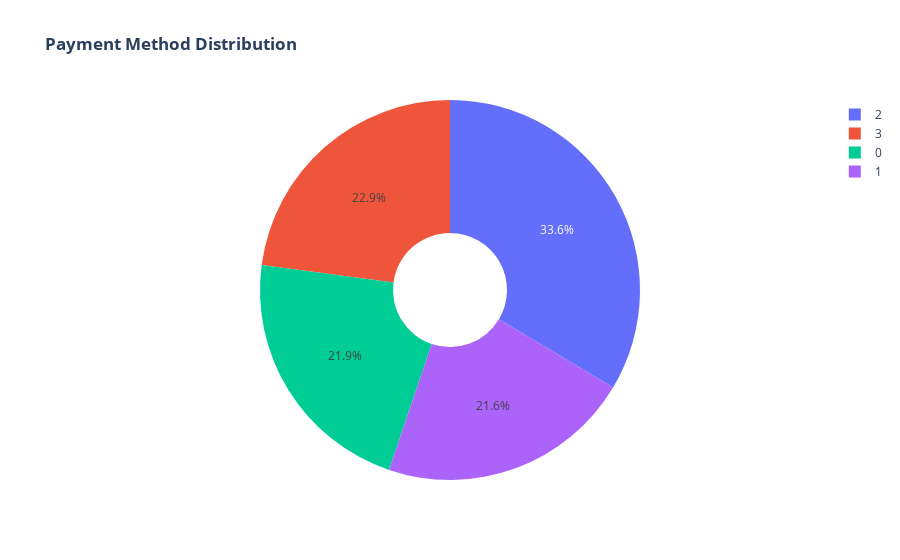

Here is the notebook cell this chart was saved with:
### Code cell
labels = df['PaymentMethod'].unique()
values = df['PaymentMethod'].value_counts()

fig = go.Figure(data=[go.Pie(labels=labels, values=values, hole=.3)])
fig.update_layout(title_text="<b>Payment Method Distribution</b>")
fig.show()

### Figure 1 — Plotly figure (JSON) as saved in the notebook; plotly's stock layout.template omitted (floating-point values rounded to 4 significant figures)
{"data": [{"hole": 0.3, "labels": [2, 3, 0, 1], "type": "pie", "values": [2365, 1612, 1543, 1522]}], "layout": {"title": {"text": "<b>Payment Method Distribution</b>"}}}
